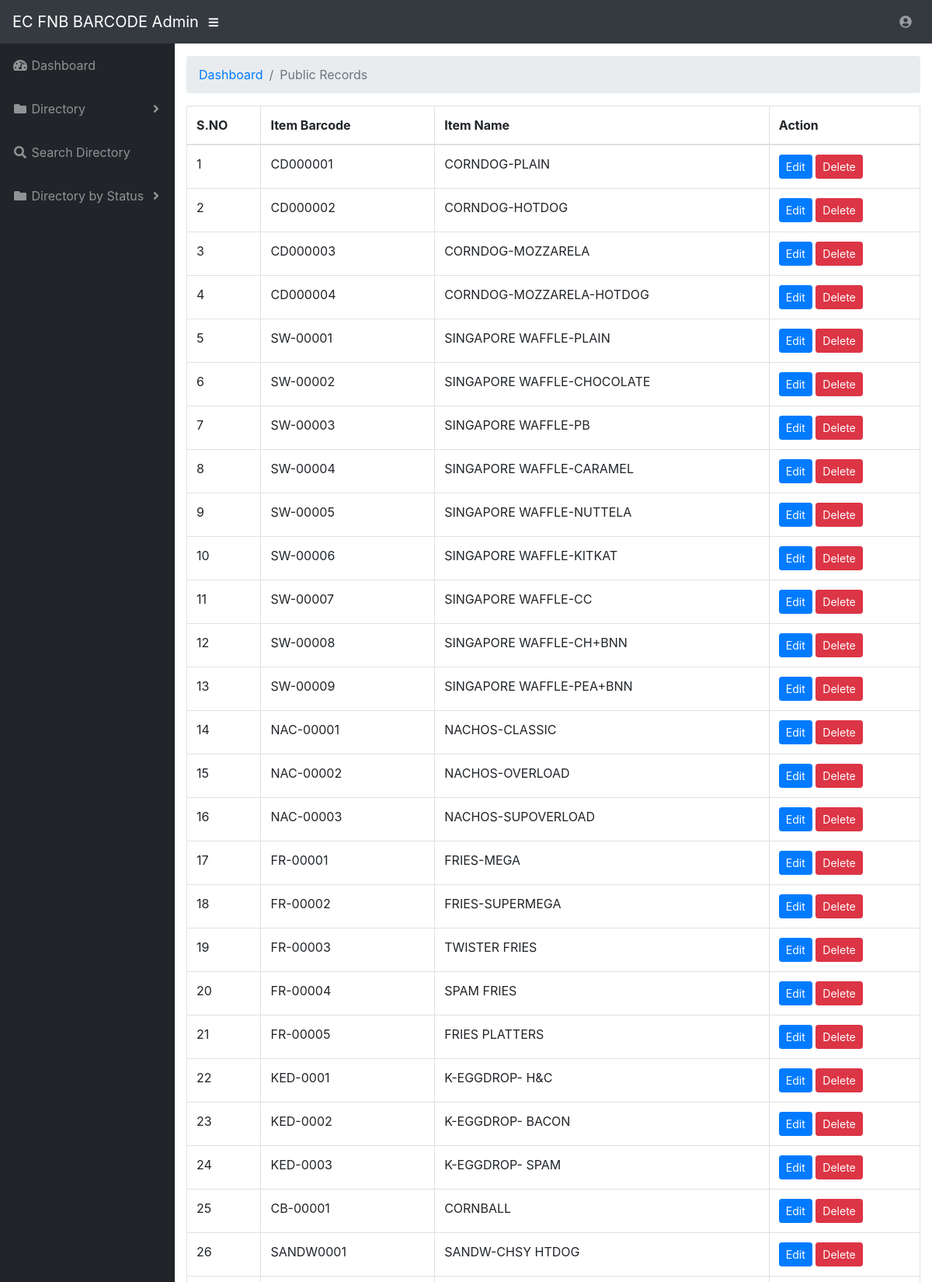
/admin/public.php (signed in, upper part), run on the app's committed database.
### tables this page shows
CREATE TABLE `tbldirectory` (
  `ID` int(10) NOT NULL,
  `ItemBarcode` varchar(120) DEFAULT NULL,
  `ItemName` varchar(120) DEFAULT NULL,
  `ItemDesc` varchar(250) NOT NULL,
  `Status` varchar(120) NOT NULL
);

### admin/public.php (the view, shortened to what this page needs)
<?php
include('include/dbconnection.php');
if (strlen($_SESSION['pdaid']==0)) {
  header('location:logout.php');
  } else{
  ?>
<!DOCTYPE html>
<html lang="en">
<head>
  <link href="vendor/fontawesome-free/css/all.min.css" rel="stylesheet" type="text/css">
  <link href="vendor/datatables/dataTables.bootstrap4.css" rel="stylesheet">
  <link href="css/sb-admin.css" rel="stylesheet">
</head>
<body id="page-top">
<?php include('include/header.php');?>
  <div id="wrapper">
    <?php include('include/sidebar.php');?>
    <div id="content-wrapper">
      <div class="container-fluid">
        <ol class="breadcrumb">
          <li class="breadcrumb-item">
            <a href="#">Dashboard</a>
          </li>
          <li class="breadcrumb-item active">Public Records</li>
        </ol>
<table class="table table-bordered" id="dataTable" width="100%" cellspacing="0">
 <thead>
                <tr>
                  <th>S.NO</th>
                  <th>Item Barcode</th>
              <th>Item Name</th>
                   <th>Action</th>
                </tr>
              </thead>
               <?php
$ret=mysqli_query($con,"select * from tbldirectory where Status ='1'");
$cnt=1;
while ($row=mysqli_fetch_array($ret)) {
?>
                <tr>
                  <td><?php echo $cnt;?></td>
                  <td><?php  echo $row['ItemBarcode'];?></td>
                  <td><?php  echo $row['ItemName'];?></td>
                  <td><a href="edit-directory.php?editid=<?php echo $row['ID'];?>" class="btn btn-primary btn-sm" target="blank">Edit</a>
                    <a href="manage-directory.php?del=<?php echo $row['ID'];?>" class="btn btn-danger btn-sm" onclick="return confirm('Do you really want to delete?')">Delete</a>
                    </td>
                </tr>
                <?php
$cnt=$cnt+1;
}?>
</table>
      </div>
    </div>
  </div>
</body>
</html>
<?php }  ?>

### data on the page
tbldirectory: ItemBarcode "CD000001", ItemName "CORNDOG-PLAIN"
tbldirectory: ItemBarcode "CD000002", ItemName "CORNDOG-HOTDOG"
tbldirectory: ItemBarcode "CD000003", ItemName "CORNDOG-MOZZARELA"
tbldirectory: ItemBarcode "CD000004", ItemName "CORNDOG-MOZZARELA-HOTDOG"
tbldirectory: ItemBarcode "SW-00001", ItemName "SINGAPORE WAFFLE-PLAIN"
tbldirectory: ItemBarcode "SW-00002", ItemName "SINGAPORE WAFFLE-CHOCOLATE"
tbldirectory: ItemBarcode "SW-00003", ItemName "SINGAPORE WAFFLE-PB"
tbldirectory: ItemBarcode "SW-00004", ItemName "SINGAPORE WAFFLE-CARAMEL"
tbldirectory: ItemBarcode "SW-00005", ItemName "SINGAPORE WAFFLE-NUTTELA"
tbldirectory: ItemBarcode "SW-00006", ItemName "SINGAPORE WAFFLE-KITKAT"
tbldirectory: ItemBarcode "SW-00007", ItemName "SINGAPORE WAFFLE-CC"
tbldirectory: ItemBarcode "SW-00008", ItemName "SINGAPORE WAFFLE-CH+BNN"
tbldirectory: ItemBarcode "SW-00009", ItemName "SINGAPORE WAFFLE-PEA+BNN"
tbldirectory: ItemBarcode "NAC-00001", ItemName "NACHOS-CLASSIC"
tbldirectory: ItemBarcode "NAC-00002", ItemName "NACHOS-OVERLOAD"
tbldirectory: ItemBarcode "NAC-00003", ItemName "NACHOS-SUPOVERLOAD"
tbldirectory: ItemBarcode "FR-00001", ItemName "FRIES-MEGA"
tbldirectory: ItemBarcode "FR-00002", ItemName "FRIES-SUPERMEGA"
tbldirectory: ItemBarcode "FR-00003", ItemName "TWISTER FRIES"
tbldirectory: ItemBarcode "FR-00004", ItemName "SPAM FRIES"
tbldirectory: ItemBarcode "FR-00005", ItemName "FRIES PLATTERS"
tbldirectory: ItemBarcode "KED-0001", ItemName "K-EGGDROP- H&C"
tbldirectory: ItemBarcode "KED-0002", ItemName "K-EGGDROP- BACON"
tbldirectory: ItemBarcode "KED-0003", ItemName "K-EGGDROP- SPAM"
tbldirectory: ItemBarcode "CB-00001", ItemName "CORNBALL"
tbldirectory: ItemBarcode "SANDW0001", ItemName "SANDW-CHSY HTDOG"
